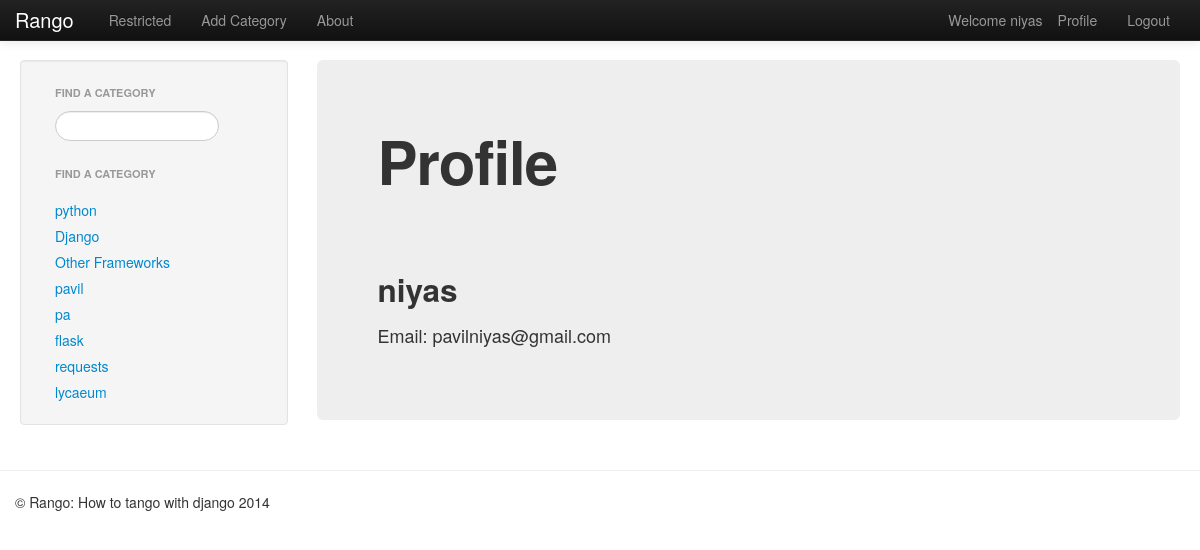
The page /rango/profile/ (signed in) on the database its author committed.
### rango/models.py (models this page shows)
class Category(models.Model):
    name = models.CharField(max_length=128, unique=True)
    views = models.IntegerField(default=0)
    likes = models.IntegerField(default=0)
    def __unicode__(self):
        return self.name

### rango/views.py (the view)
@login_required
def profile(request):
    context = RequestContext(request)
    cat_list = get_category_list()
    context_dict = {"cat_list":cat_list}
    u = User.objects.get(username=request.user)
    try:
        up = UserProfile.objects.get(user=u)
    except:
        up = None
    context_dict["user"] = u
    context_dict["userprofile"] = up
    return render_to_response('rango/profile.html', context_dict, context)

### rango/views.py (called while the page is built)
def get_category_list(max_results =0, starts_with=''):
    cat_list=[]
    if starts_with:
        cat_list = Category.objects.filter(name__istartswith=starts_with)
    else:
        cat_list = Category.objects.all()
    if max_results > 0:
        if len(cat_list) > max_results:
            cat_list = cat_list[:max_results]
    for category in cat_list:
        category.url = category.name.replace(" ", "_")
    print cat_list
    return cat_list

### templates/rango/profile.html (shortened to what this page needs)
{% extends 'rango/base.html' %}
{% block body_block%}
    <div class="hero-unit">
    <h1>Profile</h1><br/>
    <h1>    </h1><br/>
    {% if user %}
            <h2> {{user.username}}</h2>
            <p> Email: {{user.email}}</p>
            {% endif %}
     </div>
{% endblock %}

### templates/rango/base.html (shortened to what this page needs)
<!DOCTYPE html>
{% load static %}
<html>
    <head>
        <link href= "{% static 'css/bootstrap-fluid-adj.css' %}" rel ='stylesheet'>
        <link href= "{% static 'css/bootstrap.min.css'%}" rel="stylesheet" media="screen">
        <link href="{% static 'css/bootstrap-responsive.css'%}" rel="stylesheet">
    </head>
    <body>
        <div class="navbar navbar-inverse navbar-fixed-top">
            <div class="navbar-inner">
                <div class="container">
                    <a class="brand" href="/rango/">Rango</a>
                    <div class="nav-collapse collapse">
                        <ul class="nav pull-right">
                            {% if user.is_authenticated %}
                            <li class="navbar-text">Welcome {{user.username}}</li>
                            <li><a href="/rango/profile/">Profile</a></li>
                            <li><a href="/rango/logout/">Logout</a></li>
                            {% else %}
                            <li><a href="/rango/register/">Register</a></li></li>
                            <li><a href="/rango/login/">Login</a></li>
                            {% endif %}
                        </ul>
                        <ul class="nav">
                            {% if user.is_authenticated %}
                                <li><a href="/rango/restricted/">Restricted</a> </li>
                                <li><a href="/rango/add_category/">Add Category</a> </li>
                            {% endif %}
                                <li><a href="/rango/about/">About</a></li>
                        </ul>
                    </div>
                </div>
            </div>
        </div>
        <div class="container-fluid">
            <div class="row-fluid">
                <div class="span3">
                    <div class="well sidebar-nav">
                        <ul class="nav nav-list">
                        <li class="nav-header">Find a Category</li>
                        <form>
                            <li><input  class="search-query span10" type="text" name="suggestion" value="" id="suggestion" /></li>
                        </form>
                        </ul>
                        {% if cat_list %}
                        <div id="cats">
                            {% include 'rango/category_list.html' with cat_list=cat_list %}
                        </div>
                        {% endif %}
                    </div>
                </div>
                <div class="span9">
                    {% block body_block %}
                    {% endblock %}
                </div>
            </div>
        </div>
        <hr/>
        <footer>
            <div class="container">
                <p>&copy; Rango: How to tango with django 2014</p>
            </div>
        </footer>
    </body>
</html>

### templates/rango/category_list.html
        <h1 class="nav-header">Find a category</h1>
        <ul class="nav nav-list">
        {%if cat_list%}
            {% for category in cat_list %}
                <li><a href="/rango/category/{{ category.url }}">{{ category.name }}</a></li>
            {% endfor%}
        </ul>
        {% else %}
                <li>No categories at present</li>
        {% endif %}

### rows shown on the page
Category: name "python"
Category: name "Django"
Category: name "Other Frameworks"
Category: name "pavil"
Category: name "pa"
Category: name "flask"
Category: name "requests"
Category: name "lycaeum"

### other values the page prints
{{ user.username }} "niyas"
{{ user.email }} "pavilniyas@gmail.com"
